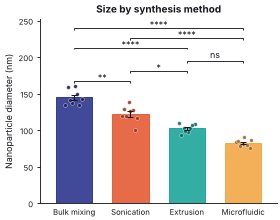
#> input picture tests/golden/images/bar.png, 280 x 220 px; its folder holds only this picture in this run
$ python -i match.py   (imports and definitions only)
#> lines starting #> are read from the running program, lines starting #| are printed output that depends on the picture; after the words box and inside, x2 and y2 are one past the last pixel; in counts of white or black regions, pixels touching at a corner belong together
""""Match this figure": copy the STYLE of a reference image onto the user's own data.

Only style is copied (colours, spines, grid, background, proportions). The reference
figure's data, artwork, annotations and statistics are never read into the result: the
figure is always drawn from the user's table by TorusPlot's own renderer.

Everything here works without AI. The measurements (:func:`dominant_colors`,
:func:`analyze_image`) are deterministic image processing with fixed parameters. A vision
model, when one is enabled, only adds guesses that pixels cannot give (plot type, font
category ...) and its colours are cross-checked against the measured palette.

Heuristics and their limits (stated honestly):

* Colours are found by Pillow median-cut quantisation + k-means refinement, then merged in
  CIE Lab. Each colour is reported as the most frequent exact pixel value of its cluster,
  so flat fills are recovered exactly. Small anti-aliasing blends between two larger
  colours are folded into their neighbours; a genuinely distinct colour that covers under
  2 % of the image *and* lies on the line between two larger colours can be lost that way.
* "background" is the commonest colour on the image border; "ink" is a low-chroma colour
  covering little area (axes, text); everything else is "data". Rare colours that are
  nearly the background colour (JPEG halos) are ignored. The style palette keeps only
  data colours covering at least 8 % of the area of the largest one, so small marker or
  outline colours do not end up in the palette.
* The plot area is found from long thin runs of ink (the axes). Figures without visible
  axis lines give ``plot_area = None``.
"""

from __future__ import annotations

import io
import math
from dataclasses import dataclass, field
from typing import Any, Literal

import numpy as np
from PIL import Image
from pydantic import BaseModel, ConfigDict, Field

from ..data.tables import DataTable
from ..spec.figure import PLOT_TYPES, FigureSpec, plot_types_for
from .jsonutil import JSONExtractError, extract_json
from .prompts import (
    default_binding,
    normalize_results,
    normalize_tables,
    resolve_table,
    style_system_prompt,
    style_user_prompt,
    table_summary,
)
from .providers.base import Provider, ProviderError
from .settings import MAX_FEEDBACK_LOOPS_CAP

# ---- fixed parameters (changing any of these changes results: keep them constant)
_PALETTE_MAX_SIDE = 256  # image is reduced (nearest neighbour) to this size for colour statistics
_QUANT_COLORS = 32  # median-cut boxes before merging
_KMEANS_ITERATIONS = 4  # k-means refinement passes of the quantiser
_MERGE_DELTA_E = 7.0  # clusters closer than this (CIE76) are one colour
_BLEND_MAX_FRACTION = 0.02  # only colours rarer than this can be treated as anti-aliasing blends
_BLEND_RESIDUAL = 14.0  # max RGB distance from the line between two larger colours
_HALO_DELTA_E = 18.0  # rare colours this close to the background are compression halo, not data
_PALETTE_MIN_RELATIVE = 0.08  # a palette colour covers at least this share of the largest data colour
_MIN_FRACTION = 0.0004  # colours rarer than this are noise
_ACHROMATIC_CHROMA = 10.0  # Lab chroma below this = gray/black/white
_FILL_FRACTION = 0.05  # an achromatic colour covering more than this is a fill, not ink
_INK_CONTRAST = 60  # gray-level difference from the background that counts as "ink"
_AXIS_MIN_RUN = 0.35  # an axis line spans at least this fraction of the image
_ANALYSIS_MAX_SIDE = 2000

#: A model colour further than this (CIE76) from every measured colour is replaced.
VISION_DELTA_E = 15.0

DEFAULT_PRESET = "Torus Signature"
MIN_HEIGHT_MM, MAX_HEIGHT_MM = 40.0, 200.0

SSIM_NOTE = (
    "The similarity score (SSIM) is only a rough signal: your data differ from the reference "
    "figure's, so the images can never be identical."
)

_LEGEND_POSITIONS = (
    "best", "upper right", "upper left", "lower left", "lower right", "right", "outside right", "top", "bottom",
)
_ERROR_BARS = ("sem", "sd", "ci95", "range", "iqr", "none")
#: Plot types that need an analysis result (or run one): never chosen from a picture.
_NEEDS_RESULT = {"residuals", "estimation", "dose_response", "survival", "qq"}
_SIMPLE_CATEGORICAL = {"bar", "scatter", "box", "violin", "box_violin", "beeswarm"}


# ====================================================================== image helpers
def load_rgb(image: bytes | Image.Image | np.ndarray) -> np.ndarray:
    """PNG/JPEG bytes, a PIL image or an array -> ``(H, W, 3) uint8`` (transparency over white)."""
    if isinstance(image, np.ndarray):
        arr = image
        if arr.ndim == 2:
            arr = np.stack([arr] * 3, axis=-1)
        if arr.dtype != np.uint8:
            arr = np.clip(arr * (255.0 if arr.max() <= 1.0 else 1.0), 0, 255).astype(np.uint8)
        if arr.shape[-1] == 4:
            return load_rgb(Image.fromarray(arr))
        return np.ascontiguousarray(arr[..., :3])
    if isinstance(image, bytes | bytearray):
        try:
            pil = Image.open(io.BytesIO(bytes(image)))
            pil.load()
        except Exception as exc:  # PIL raises several unrelated types
            raise ValueError("This file is not an image TorusPlot can read (use PNG or JPEG).") from exc
    else:
        pil = image
    if pil.mode in {"RGBA", "LA", "P"} or "transparency" in pil.info:
        rgba = pil.convert("RGBA")
        flat = Image.new("RGB", rgba.size, (255, 255, 255))
        flat.paste(rgba, mask=rgba.split()[3])
        pil = flat
    return np.asarray(pil.convert("RGB"), dtype=np.uint8)


# [5 lines left out: function to_png_bytes, not called in this run]


def rgb_to_hex(rgb: Any) -> str:
    r, g, b = (int(v) for v in rgb)
    return f"#{r:02X}{g:02X}{b:02X}"


# [13 lines left out: function hex_to_rgb, not called in this run]


def rgb_to_lab(rgb: Any) -> np.ndarray:
    """sRGB (0-255) -> CIE Lab (D65), any array shape ending in 3."""
    from skimage.color import rgb2lab

    arr = np.asarray(rgb, dtype=np.float64) / 255.0
    return rgb2lab(arr.reshape(-1, 1, 3)).reshape(arr.shape)


# [8 lines left out: function delta_e, not called in this run]


# ====================================================================== palette
@dataclass
class _Cluster:
    rgb: tuple[int, int, int]
    count: int
    lab: np.ndarray
    members: list[int] = field(default_factory=list)  # quantiser indices


def _small(rgb: np.ndarray) -> np.ndarray:
    h, w = rgb.shape[:2]
    scale = max(h, w) / _PALETTE_MAX_SIDE
    if scale <= 1:
        return rgb
    size = (max(1, round(w / scale)), max(1, round(h / scale)))
    return np.asarray(Image.fromarray(rgb).resize(size, Image.Resampling.NEAREST), dtype=np.uint8)


def _clusters(rgb: np.ndarray) -> tuple[list[_Cluster], np.ndarray]:
    """Merged colour clusters (largest first) and the cluster index of every pixel."""
    image = Image.fromarray(rgb)
    quant = image.quantize(
        colors=_QUANT_COLORS, method=Image.Quantize.MEDIANCUT, kmeans=_KMEANS_ITERATIONS, dither=Image.Dither.NONE
    )
    idx = np.asarray(quant, dtype=np.uint8)
    packed = (rgb[..., 0].astype(np.uint32) << 16) | (rgb[..., 1].astype(np.uint32) << 8) | rgb[..., 2]
    raw: list[tuple[int, int, int]] = []  # (count, modal colour, quantiser index)
    for i in np.unique(idx):
        members = packed[idx == i]
        values, counts = np.unique(members, return_counts=True)
        raw.append((int(members.size), int(values[int(counts.argmax())]), int(i)))
    raw.sort(key=lambda t: (-t[0], t[1]))

    clusters: list[_Cluster] = []
    for count, mode, qi in raw:
        color = ((mode >> 16) & 255, (mode >> 8) & 255, mode & 255)
        lab = rgb_to_lab(np.array(color, dtype=float))
        target = None
        for cluster in clusters:
            if float(np.linalg.norm(cluster.lab - lab)) < _MERGE_DELTA_E:
                target = cluster
                break
        if target is None:
            clusters.append(_Cluster(color, count, lab, [qi]))
        else:
            target.count += count
            target.members.append(qi)

    # fold anti-aliasing blends (rare colours on the line between two larger colours) into a neighbour
    total = float(idx.size)
    kept: list[_Cluster] = []
    for cluster in clusters:
        host = None
        if cluster.count / total < _BLEND_MAX_FRACTION and len(kept) >= 2:
            c = np.array(cluster.rgb, dtype=float)
            for i, a in enumerate(kept):
                for b in kept[i + 1:]:
                    if min(a.count, b.count) < 2 * cluster.count:
                        continue
                    pa, pb = np.array(a.rgb, dtype=float), np.array(b.rgb, dtype=float)
                    ab = pb - pa
                    t = float(np.dot(c - pa, ab) / max(float(np.dot(ab, ab)), 1e-9))
                    if 0.06 < t < 0.94 and float(np.linalg.norm(pa + t * ab - c)) <= _BLEND_RESIDUAL:
                        host = a if t < 0.5 else b
                        break
                if host is not None:
                    break
        if host is None:
            kept.append(cluster)
        else:
            host.count += cluster.count
            host.members.extend(cluster.members)
    kept.sort(key=lambda cl: (-cl.count, cl.rgb))
    lut = np.zeros(256, dtype=np.int32)
    for ci, cluster in enumerate(kept):
        for qi in cluster.members:
            lut[qi] = ci
    return kept, lut[idx]


def _palette(rgb: np.ndarray) -> list[dict[str, Any]]:
    """Every colour of an image with its area fraction and role, largest first."""
    small = _small(rgb)
    clusters, labels = _clusters(small)
    total = float(labels.size)
    h, w = labels.shape
    m = max(1, round(0.02 * min(h, w)))
    border = np.concatenate([labels[:m].ravel(), labels[-m:].ravel(), labels[:, :m].ravel(), labels[:, -m:].ravel()])
    background = int(np.bincount(border, minlength=len(clusters)).argmax())
    bg_l = float(clusters[background].lab[0])
    out = []
    for i, cluster in enumerate(clusters):
        fraction = cluster.count / total
        chroma = float(math.hypot(cluster.lab[1], cluster.lab[2]))
        halo = float(np.linalg.norm(cluster.lab - clusters[background].lab)) < _HALO_DELTA_E
        if i == background:
            role = "background"
        elif fraction < _MIN_FRACTION or (halo and fraction < _BLEND_MAX_FRACTION):
            continue
        elif chroma < _ACHROMATIC_CHROMA and fraction < _FILL_FRACTION:
            role = "ink"
        else:
            role = "data"
        out.append(
            {
                "hex": rgb_to_hex(cluster.rgb),
                "fraction": round(fraction, 6),
                "role": role,
                "chroma": round(chroma, 2),
                "contrast": round(abs(float(cluster.lab[0]) - bg_l), 2),
            }
        )
    return out


# [8 lines left out: function dominant_colors, not called in this run]


def data_colors(image_bytes: bytes | Image.Image | np.ndarray, k: int = 8) -> list[str]:
    """Hex colours of the data series (background and ink removed), ordered by area."""
    return [c["hex"] for c in _palette(load_rgb(image_bytes)) if c["role"] == "data"][: max(0, int(k))]


# ====================================================================== plot-area geometry
def _longest_runs(mask: np.ndarray) -> tuple[np.ndarray, np.ndarray]:
    """Per row of a boolean array: (length of the longest run of True, its start index)."""
    c = np.cumsum(mask, axis=1, dtype=np.int32)
    reset = np.maximum.accumulate(np.where(mask, 0, c), axis=1)
    run = c - reset
    length = run.max(axis=1)
    start = run.argmax(axis=1) - length + 1
    return length, start


def _groups(flags: np.ndarray) -> list[tuple[int, int]]:
    """Runs of consecutive True values as (first index, last index)."""
    idx = np.flatnonzero(flags)
    if idx.size == 0:
        return []
    breaks = np.flatnonzero(np.diff(idx) > 1)
    starts = np.concatenate([[idx[0]], idx[breaks + 1]])
    ends = np.concatenate([idx[breaks], [idx[-1]]])
    return [(int(a), int(b)) for a, b in zip(starts, ends)]


def _gray(rgb: np.ndarray) -> np.ndarray:
    return (0.299 * rgb[..., 0] + 0.587 * rgb[..., 1] + 0.114 * rgb[..., 2]).astype(np.int16)


def find_axes(rgb: np.ndarray) -> dict[str, Any] | None:
    """Locate the axis lines of a plot image. None when no left + bottom axis is found.

    Returns pixel indices ``left, top, right, bottom`` of the plot area (the axis lines
    themselves), ``has_top`` / ``has_right`` (is the area boxed on those sides) and
    ``line_width`` (thickness of the axis lines in pixels).
    """
    h0, w0 = rgb.shape[:2]
    factor = max(1, math.ceil(max(h0, w0) / _ANALYSIS_MAX_SIDE))
    if factor > 1:
        size = (max(1, w0 // factor), max(1, h0 // factor))
        rgb = np.asarray(Image.fromarray(rgb).resize(size, Image.Resampling.BOX), dtype=np.uint8)
    gray = _gray(rgb)
    h, w = gray.shape
    if h < 8 or w < 8:
        return None
    m = max(1, round(0.02 * min(h, w)))
    border = np.concatenate([gray[:m].ravel(), gray[-m:].ravel(), gray[:, :m].ravel(), gray[:, -m:].ravel()])
    background = int(np.median(border))
    ink = np.abs(gray - background) > _INK_CONTRAST
    row_len, row_start = _longest_runs(ink)
    col_len, col_start = _longest_runs(ink.T)
    max_thick = max(3, round(0.012 * min(h, w)))
    h_lines = [g for g in _groups(row_len >= _AXIS_MIN_RUN * w) if g[1] - g[0] + 1 <= max_thick]
    v_lines = [g for g in _groups(col_len >= _AXIS_MIN_RUN * h) if g[1] - g[0] + 1 <= max_thick]
    if not h_lines or not v_lines:
        return None
    bottom_group, left_group = h_lines[-1], v_lines[0]
    bottom = (bottom_group[0] + bottom_group[1]) // 2
    left = (left_group[0] + left_group[1]) // 2
    b_start, b_len = int(row_start[bottom]), int(row_len[bottom])
    l_start, l_len = int(col_start[left]), int(col_len[left])
    tol = max(3, round(0.03 * max(h, w)))

    top_group = None
    for g in h_lines[:-1]:
        row = (g[0] + g[1]) // 2
        same_extent = abs(int(row_start[row]) - b_start) <= tol and abs(int(row_len[row]) - b_len) <= 2 * tol
        if bottom - row > 0.3 * h and same_extent:
            top_group = g
            break
    right_group = None
    for g in reversed(v_lines[1:]):
        col = (g[0] + g[1]) // 2
        same_extent = abs(int(col_start[col]) - l_start) <= tol and abs(int(col_len[col]) - l_len) <= 2 * tol
        if col - left > 0.3 * w and same_extent:
            right_group = g
            break
    top = (top_group[0] + top_group[1]) // 2 if top_group else l_start
    right = (right_group[0] + right_group[1]) // 2 if right_group else b_start + b_len - 1
    if right - left < 0.2 * w or bottom - top < 0.2 * h:
        return None
    thickness = max(bottom_group[1] - bottom_group[0] + 1, left_group[1] - left_group[0] + 1)
    return {
        "left": left * factor,
        "top": top * factor,
        "right": right * factor,
        "bottom": bottom * factor,
        "has_top": top_group is not None,
        "has_right": right_group is not None,
        "line_width": thickness * factor,
        "background_gray": background,
    }


def _has_grid(rgb: np.ndarray, axes: dict[str, Any]) -> bool:
    """True when at least two thin horizontal lines cross (almost) the whole plot area."""
    pad = int(axes["line_width"]) + 2
    left, right = axes["left"] + pad, axes["right"] - pad
    top, bottom = axes["top"] + pad, axes["bottom"] - pad
    if right - left < 10 or bottom - top < 10:
        return False
    inner = np.abs(_gray(rgb[top:bottom, left:right]) - int(axes["background_gray"])) > 8
    covered = inner.mean(axis=1) >= 0.9
    max_thick = max(3, round(0.012 * min(rgb.shape[:2])))
    thin = [g for g in _groups(covered) if g[1] - g[0] + 1 <= max_thick]
    return len(thin) >= 2


def analyze_image(image_bytes: bytes | Image.Image | np.ndarray) -> dict[str, Any]:
    """Deterministic measurements of a figure image (no AI).

    Keys: ``width``, ``height`` (pixels), ``aspect_ratio`` (width / height), ``background``
    and ``text_color`` (hex or None), ``colors`` (see :func:`dominant_colors`, all of them),
    ``plot_area`` (``(left, top, right, bottom)`` pixel indices or None),
    ``has_top_spine``, ``has_right_spine``, ``has_top_right_spines`` and ``grid``
    (bool, or None when the plot area was not found).
    """
    rgb = load_rgb(image_bytes)
    h, w = rgb.shape[:2]
    colors = _palette(rgb)
    background = next((c["hex"] for c in colors if c["role"] == "background"), None)
    achromatic = [c for c in colors if c["role"] != "background" and c["chroma"] < _ACHROMATIC_CHROMA]
    text = max(achromatic, key=lambda c: (c["contrast"], c["fraction"]))["hex"] if achromatic else None
    try:
        axes = find_axes(rgb)
    except Exception:  # pragma: no cover - measurements must never break the feature
        axes = None
    out: dict[str, Any] = {
        "width": int(w),
        "height": int(h),
        "aspect_ratio": round(w / h, 4),
        "background": background,
        "text_color": text,
        "colors": [{"hex": c["hex"], "fraction": c["fraction"], "role": c["role"]} for c in colors],
        "plot_area": None,
        "has_top_spine": None,
        "has_right_spine": None,
        "has_top_right_spines": None,
        "grid": None,
    }
    if axes is not None:
        out.update(
            plot_area=(axes["left"], axes["top"], axes["right"], axes["bottom"]),
            has_top_spine=bool(axes["has_top"]),
            has_right_spine=bool(axes["has_right"]),
            has_top_right_spines=bool(axes["has_top"] and axes["has_right"]),
            grid=_has_grid(rgb, axes),
        )
    return out


# ====================================================================== style extraction
# [26 lines that did not run here, left out]


# [265 lines left out: functions _preset_width, _height_for, cross_check_colors, _apply_vision, extract_style, _default_plot and 1 more, not called in this run]


# ====================================================================== the loop
# [11 lines that did not run here, left out]


# [73 lines that did not run here, left out]

>>> import cv2
>>> picture = cv2.cvtColor(cv2.imread('../../tests/golden/images/bar.png'), cv2.COLOR_BGR2RGB)
>>> result = analyze_image(picture)
#> in _clusters, `packed = (rgb[..., 0].astype(np.uint32) << 16) | (rgb[..., 1].astype(n..`:
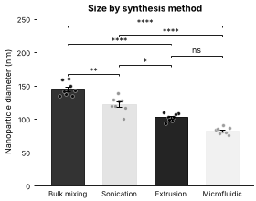
#> packed: shape (201, 256) uint32; min 1142888, max 16777215, mean 14816512.4; drawn with min black and max white
#> the loop in _clusters, `for i in np.unique(idx):` made 32 passes
#> (values, counts) on passes 1, 2, 10, 11, 12: ([16711422, 16777215], [25, 38314]), ([16448250, 16514043, 16579836, 16645629], [15, 16, 34, 23]), ([3387044, 3977640, 6536373], [2092, 1, 12]), ([15903308], [125]), ([14976361, 15166280, 15233615], [4, 2567, 2])
#> after the loop in _clusters, `for i in np.unique(idx):`: raw = 32 items, first 6: (38339, 16777215, 0), (88, 16579836, 1), (147, 16316664, 2), (200, 15330026, 3), (170, 15132391, 4), (150, 13619152, 5)
#> the loop in _clusters, `for count, mode, qi in raw:` made 32 passes
#> (count, mode, qi, color, arr in rgb_to_lab, lab, target.count) on passes 10, 13, 15, 16: (187, 15032634, 20, (229, 97, 58), [0.898, 0.38, 0.227], [57.58, 49.11, 46.89], 2760), (170, 15132391, 4, (230, 230, 231), [0.902, 0.902, 0.906], [91.32, 0.176, -0.481], 370), (150, 13619152, 5, (207, 207, 208), [0.812, 0.812, 0.816], [83.15, 0.18, -0.491], 323), (147, 16316664, 2, (248, 248, 248), [0.973, 0.973, 0.973], [97.58, -0.0024, 0.00456], 38486)
#> after the loop in _clusters, `for count, mode, qi in raw:`: clusters = 22 items
#> the loop in _clusters, `for cluster in clusters:` made 22 passes
#> (c, host.count) on passes 7, 9, 10, 11, 12, 14, 15, 16: ([95, 96, 100], 975), ([233, 234, 234], 38944), ([117, 118, 121], 1150), ([193, 194, 195], 39372), ([109, 116, 173], 3117), ([151, 151, 154], 1408), ([70, 71, 75], 1530), ([171, 172, 174], 39481)
#> after the loop in _clusters, `for cluster in clusters:`: host.count = 1539; host.members = [30, 28, 22, 18, 13, 15, 25, 26]; kept = 11 items
#> the loop in _clusters, `for ci, cluster in enumerate(kept):` made 11 passes
#> after the loop in _clusters, `for ci, cluster in enumerate(kept):`: lut = 256 values, max 10 at index 23, min 0 at index 0, mean 0.426
#> in _palette, `clusters, labels = _clusters(small)`:
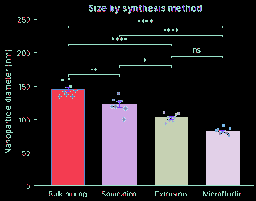
#> labels: shape (201, 256) int32; 11 distinct labels, from 0 to 10; one colour per label, 0 black
#> in _palette, `clusters, labels = _clusters(small)`: clusters = 11 items
#> in _palette, `border = np.concatenate([labels[:m].ravel(), labels[-m:].ravel(), labe..`: border = 3656 values, max 5 at index 3592, min 0 at index 0, mean 0.00274
#> in _palette, `background = int(np.bincount(border, minlength=len(clusters)).argmax())`: background = 0
#> in _palette, `bg_l = float(clusters[background].lab[0])`: bg_l = 100
#> the loop in _palette, `for i, cluster in enumerate(clusters):` made 11 passes
#> (fraction, chroma, halo, role, r in rgb_to_hex, g in rgb_to_hex, b in rgb_to_hex) on passes 1 to 8: (0.767, 0.00526, True, 'background', 255, 255, 255), (0.0606, 49.09, False, 'data', 65, 74, 153), (0.0536, 62.27, False, 'data', 231, 107, 72), (0.043, 35.61, False, 'data', 51, 174, 164), (0.0355, 55.93, False, 'data', 243, 176, 88), (0.0299, 2.84, False, 'ink', 47, 49, 53), (0.00466, 53.95, False, 'data', 52, 61, 146), (0.0026, 3.85, False, 'ink', 22, 24, 29)
#> after the loop in _palette, `for i, cluster in enumerate(clusters):`: out = 11 items
#> in analyze_image, `background = next((c["hex"] for c in colors if c["role"] == "backgroun..`: background = '#FFFFFF'
#> in analyze_image, `achromatic = [c for c in colors if c["role"] != "background" and c["ch..`: achromatic = 2 items
#> in analyze_image, `text = max(achromatic, key=lambda c: (c["contrast"], c["fraction"]))["..`: text = '#16181D'
#> in _gray, `return (0.299 * rgb[..., 0] + 0.587 * rgb[..., 1] + 0.114 * rgb[..., 2..`:
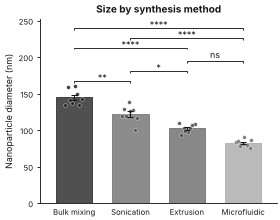
#> returned value: shape (220, 280) int16; min 23, max 255, mean 221.6
#> in find_axes, `border = np.concatenate([gray[:m].ravel(), gray[-m:].ravel(), gray[:, ..`: border = 4000 values, max 255 at index 0, min 48 at index 3932, mean 254.9
#> in find_axes, `background = int(np.median(border))`: background = 255
#> in find_axes, `ink = np.abs(gray - background) > _INK_CONTRAST`:
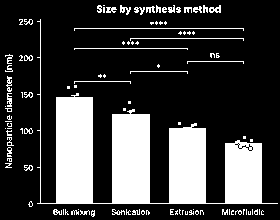
#> ink: shape (220, 280) bool; 24.5% white; 104 white regions (64 under 20 px), largest, box (x1, y1, x2, y2) and area: (37, 19, 278, 204) 12789, (74, 28, 244, 31) 174, (130, 38, 244, 41) 118
#> in _longest_runs, `reset = np.maximum.accumulate(np.where(mask, 0, c), axis=1)`:
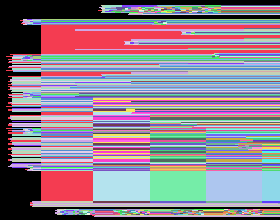
#> reset: shape (220, 280) int32; 130 distinct labels, from 0 to 243; one colour per label, 0 black
#> in _longest_runs, `run = c - reset`:
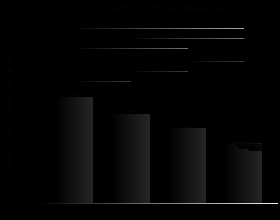
#> run: shape (220, 280) int32; min 0, max 241, mean 4.8
#> in _longest_runs, `length = run.max(axis=1)`: length = 220 values, max 241 at index 203, min 0 at index 0, mean 23.22
#> in _longest_runs, `start = run.argmax(axis=1) - length + 1`: start = 220 values, max 210 at index 53, min 1 at index 0, mean 78.42
#> in find_axes, `row_len, row_start = _longest_runs(ink)`: row_len has the same summary as length in _longest_runs; row_start has the same summary as start in _longest_runs
#> in _longest_runs (call 2), `c = np.cumsum(mask, axis=1, dtype=np.int32)`:
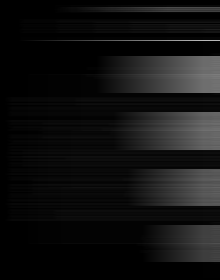
#> c: shape (280, 220) int32; min 0, max 185, mean 17.6
#> (the rest of the program and of its run is left out)
